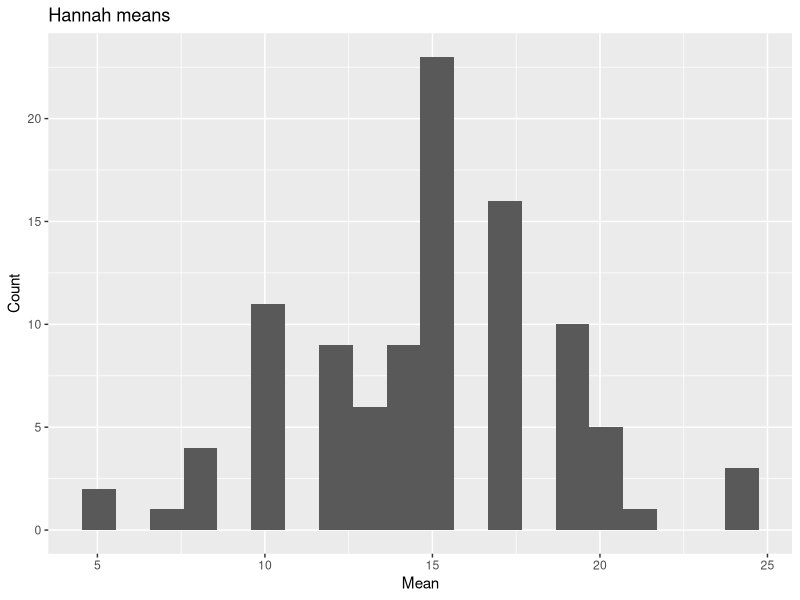
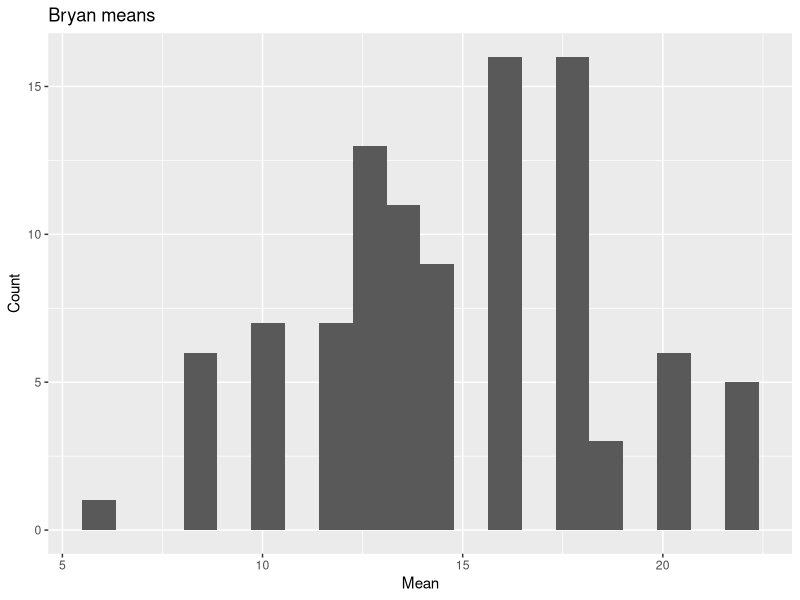
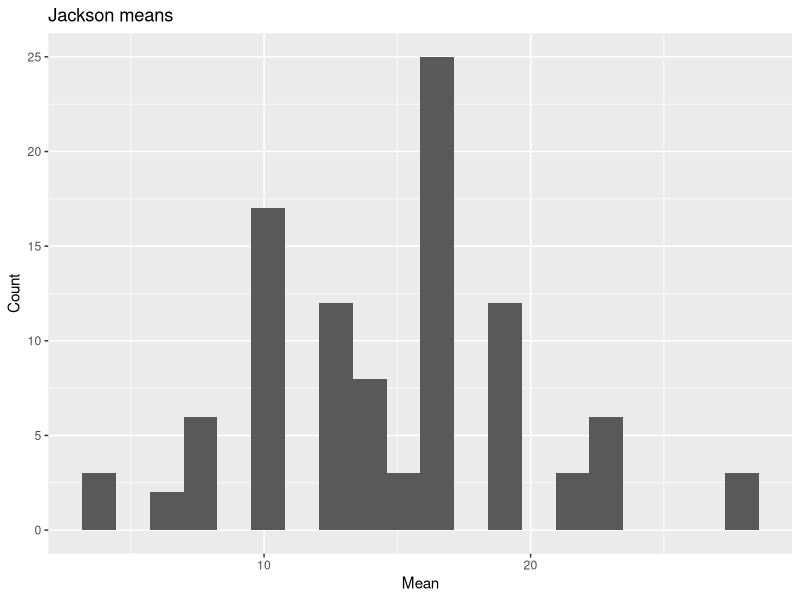

Write the R code that produced these figures, in order.
## ---- chunk 1
counter <- 0

num_0 <- function(n = 1000){
  
  rb <- rbinom(n, 1 , 0.5)

  for (i in 1:n){
   if(rb[i] == 0){
        counter <- counter + 1 # increase counter
      }
  }
  return(counter)
}

num_0()

## ---- chunk 2
library(dplyr)

rb <- rbinom(1000, 1 , 0.5) 
id <- 1:1000
df <- data.frame(rb, id)

nrow <- nrow(filter(df, rb == 0))

nrow
## ---- chunk 3
create_matrix <- function(r=5, c=5){

  stor_mat <- matrix(, nrow = r, ncol = c)

  for (i in 1:r){
    for (j in 1:c){

       stor_mat[i,j] <- i*j
    
    }
  }
  return(stor_mat)
}

create_matrix()
## ---- chunk 4
library(ggplot2)
set.seed(27)


trt_group <- c(rep("Hannah",5), rep("Bryan",6), rep("Jackson",4)) # define groups

z <- c(runif(4) + 1, runif(5) + 10, runif(6)+ 27) # define responses

df <- data.frame(trt=trt_group,res=z) # make a dataframe

obs <- tapply(df$res,df$trt,mean)
obs


# create a simulated data set
df_sim <- df # set up a new data frame

rando <- df_sim$res <- sample(df_sim$res) # randomize assignment of response to treatment groups
print(rando)
## ---- chunk 5
shuffle_data <- function(df_sim) {

  df_sim$res <- sample(df_sim$res)

  means <- tapply(df_sim$res, df_sim$trt, mean)

  return(means)
}


df2 <- shuffle_data(df_sim)
df2

## ---- chunk 6
n_reps   <- 100
results  <- data.frame(replicate = 1:n_reps, Bryan     = NA_real_, Hannah    = NA_real_, Jackson   = NA_real_)

for (i in 1:n_reps) {
  means          <- shuffle_data(df_sim)   
  results$Bryan[i]   <- means["Bryan"]
  results$Hannah[i]  <- means["Hannah"]
  results$Jackson[i] <- means["Jackson"]
}

head(results)
## ---- chunk 7
hannah <- ggplot(results, aes(x = Hannah)) +
  geom_histogram(bins = 20) +
  labs(
    x = "Mean",
    y = "Count",
    title = "Hannah means"
  )
hannah


bryan <- ggplot(results, aes(x = Bryan)) +
  geom_histogram(bins = 20) +
  labs(
    x = "Mean",
    y = "Count",
    title = "Bryan means"
  )
bryan


jackson <- ggplot(results, aes(x = Jackson)) +
  geom_histogram(bins = 20) +
  labs(
    x = "Mean",
    y = "Count",
    title = "Jackson means"
  )
jackson
